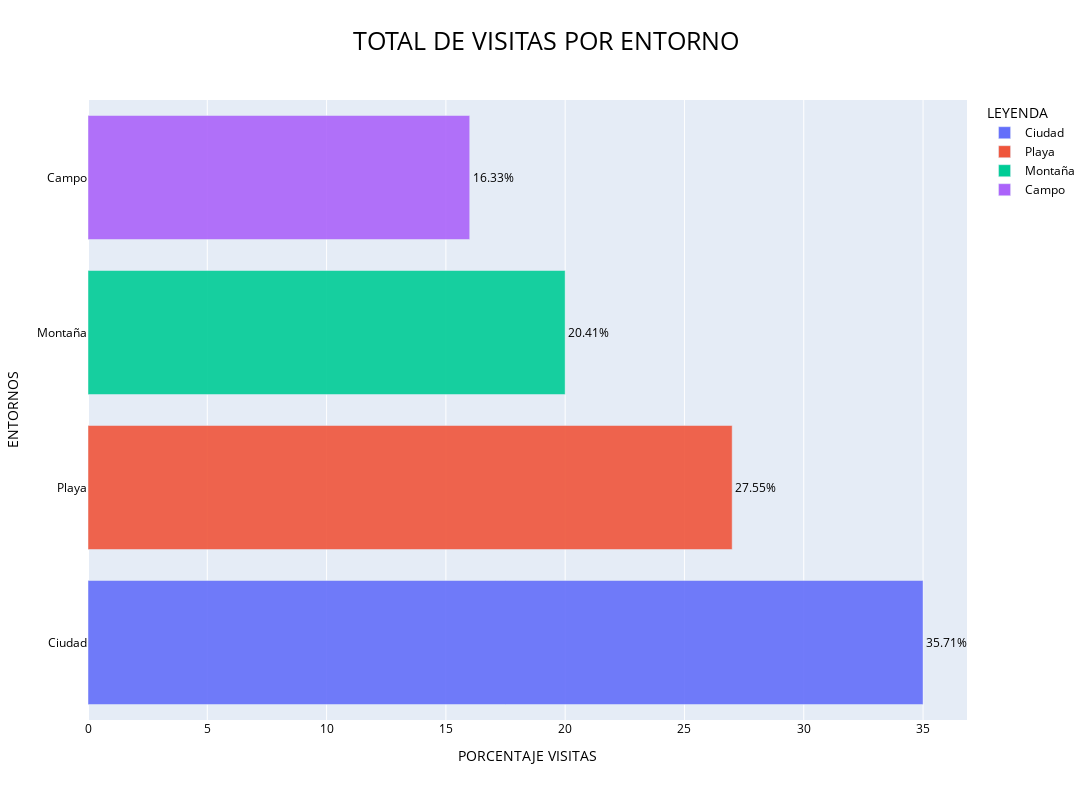

The code cell stored with this chart in its notebook:
### Code cell
fig = px.bar(df_input, y=df_input['ENTORNO'].unique(), x=df_input['ENTORNO'].value_counts(), text=porcentaje,title="TOTAL DE VISITAS POR ENTORNO", color=colores, barmode="overlay", opacity=.90)
fig.update_traces(texttemplate='%{text:0.2f}%', textposition='outside')
fig.update_layout(uniformtext_minsize=10, uniformtext_mode='hide')
fig.update_layout(barmode='overlay',width=1200, height=800,title_font_size=25, title_font_color='black', title_xanchor='auto')
fig.update_layout(title_x=0.5, font_color='black')
fig.update_layout(font_color='black')
fig.update_layout(font_size=12)
fig.update_layout(xaxis_title="PORCENTAJE VISITAS", yaxis_title="ENTORNOS", legend_title="LEYENDA")
fig.show()

### Figure 1 — Plotly figure (JSON) as saved in the notebook; plotly's stock layout.template omitted (floating-point values rounded to 4 significant figures)
{"data": [{"alignmentgroup": "True", "hovertemplate": "color=Ciudad<br>x=%{x}<br>y=%{y}<br>text=%{text}<extra></extra>", "legendgroup": "Ciudad", "marker": {"color": "#636efa", "opacity": 0.9, "pattern": {"shape": ""}}, "name": "Ciudad", "offsetgroup": "Ciudad", "orientation": "h", "showlegend": true, "text": [35.71], "textposition": "outside", "texttemplate": "%{text:0.2f}%", "type": "bar", "x": [35], "xaxis": "x", "y": ["Ciudad"], "yaxis": "y"}, {"alignmentgroup": "True", "hovertemplate": "color=Playa<br>x=%{x}<br>y=%{y}<br>text=%{text}<extra></extra>", "legendgroup": "Playa", "marker": {"color": "#EF553B", "opacity": 0.9, "pattern": {"shape": ""}}, "name": "Playa", "offsetgroup": "Playa", "orientation": "h", "showlegend": true, "text": [27.55], "textposition": "outside", "texttemplate": "%{text:0.2f}%", "type": "bar", "x": [27], "xaxis": "x", "y": ["Playa"], "yaxis": "y"}, {"alignmentgroup": "True", "hovertemplate": "color=Montaña<br>x=%{x}<br>y=%{y}<br>text=%{text}<extra></extra>", "legendgroup": "Montaña", "marker": {"color": "#00cc96", "opacity": 0.9, "pattern": {"shape": ""}}, "name": "Montaña", "offsetgroup": "Montaña", "orientation": "h", "showlegend": true, "text": [20.41], "textposition": "outside", "texttemplate": "%{text:0.2f}%", "type": "bar", "x": [20], "xaxis": "x", "y": ["Montaña"], "yaxis": "y"}, {"alignmentgroup": "True", "hovertemplate": "color=Campo<br>x=%{x}<br>y=%{y}<br>text=%{text}<extra></extra>", "legendgroup": "Campo", "marker": {"color": "#ab63fa", "opacity": 0.9, "pattern": {"shape": ""}}, "name": "Campo", "offsetgroup": "Campo", "orientation": "h", "showlegend": true, "text": [16.33], "textposition": "outside", "texttemplate": "%{text:0.2f}%", "type": "bar", "x": [16], "xaxis": "x", "y": ["Campo"], "yaxis": "y"}], "layout": {"barmode": "overlay", "font": {"color": "black", "size": 12}, "height": 800, "legend": {"title": {"text": "LEYENDA"}, "tracegroupgap": 0}, "title": {"font": {"color": "black", "size": 25}, "text": "TOTAL DE VISITAS POR ENTORNO", "x": 0.5, "xanchor": "auto"}, "uniformtext": {"minsize": 10, "mode": "hide"}, "width": 1200, "xaxis": {"anchor": "y", "domain": [0, 1], "title": {"text": "PORCENTAJE VISITAS"}}, "yaxis": {"anchor": "x", "domain": [0, 1], "title": {"text": "ENTORNOS"}}}}
